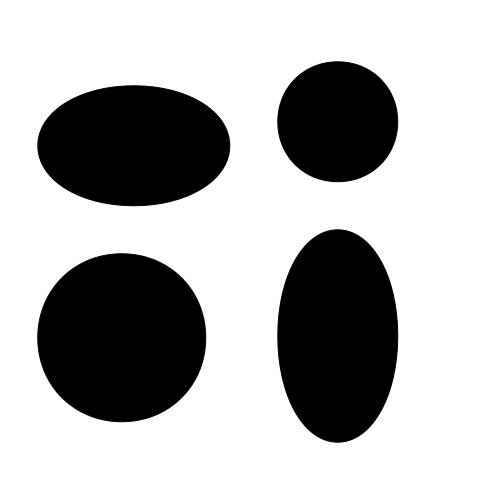
#> input picture lb6/lb-1.png, 480 x 480 px
$ python ellipse.py lb-1.png   (Python 2 division)   (older library calls are emulated)
#> lines starting #> are read from the running program, lines starting #| are printed output that depends on the picture; after the words box and inside, x2 and y2 are one past the last pixel; in counts of white or black regions, pixels touching at a corner belong together; long printed decimals are rounded
#!/usr/bin/python
from PIL import Image, ImageDraw, ImageFont
import sys, time, random, math


def gradient(image, mask_type='prewitt'):
    indice_mascara = {
        "sobelx":[[-1.0, 0.0, 1.0], [-2.0, 0.0, 2.0], [-1.0, 0.0, 1.0]],
        "sobely":[[1.0, 2.0, 1.0], [0.0, 0.0, 0.0], [-1.0, -2.0, -1.0]],
        "prewittx":[[-1.0, 0.0, 1.0], [-1.0, 0.0, 1.0], [-1.0, 0.0, 1.0]],
        "prewitty":[[1.0, 1.0, 1.0], [0.0, 0.0, 0.0], [-1.0, -1.0, -1.0]]
        }

    pic_copy = (image.copy()).load()
    pic = image.load()
    gradient_values = dict()
    kernelx = indice_mascara[mask_type+'x']
    kernely = indice_mascara[mask_type+'y']
    max_value = 0
    for i in range(image.size[0]):
        for j in range(image.size[1]):

            gx, gy = (0.0, 0.0)
            kernel_len = len(kernelx[0])
            kernel_pos = 0
            for h in range(i-1, i+2):
                for l in range(j-1, j+2):
                    if h >= 0 and l >= 0 and h < image.size[0] and l < image.size[1]:
                        pixel = pic_copy[h, l]
                        suma = 0
                        for s in pixel:
                            suma += s
                        pixel  = suma / len(pixel)

                        gx += pixel*kernelx[int(kernel_pos/3)][kernel_pos%3]
                        gy += pixel*kernely[int(kernel_pos/3)][kernel_pos%3]
                        kernel_pos += 1

            gradiente = int(math.sqrt(math.pow(gx, 2) + math.pow(gy, 2)))
            pic[i, j] = tuple([gradiente]*3)
            if gx != 0.0:
                gradient_values[i, j] = gy / gx
            else:
                gradient_values[i, j] = 1000

            if pic[i, j][0] > max_value:
                max_value = pic[i, j][0]
    return max_value, gradient_values

def normalizar(image, max_value):
    pic = image.load()
    for i in range(image.size[0]):
        for j in range(image.size[1]):
            (R, G, B) = pic[i,j]
            if max_value > 0:
                R = G = B = int( (float(R)/max_value)*255 )
            else:
                R = G = B = 0
            pic[i,j] = (R, G, B)

def filtro_umbral(image, umbral=128):
    puntos_borde = list()
    pic = image.load()
    for i in range(image.size[0]):
        for j in range(image.size[1]):

            if type(pic[i, j]) == type(0):
                if pic[i, j] < umbral:
                    pic[i, j] = 0
                else:
                    pic[i, j] = 255
                continue

            if i < 5 or i > image.size[0]-5 or j < 5 or j > image.size[1]-5:
                pic[i,j] = (0,0,0)
                continue

            colors = list(pic[i,j])
            if colors[0] < umbral:
                colors[0] = 0
            else:
                puntos_borde.append((i, j))
                colors[0] = 255
            colors[1] = colors[2] = colors[0]

            pic[i,j] = tuple(colors)
    return pic, puntos_borde

def cluster_edges(border_points):
    groups = list()

    while len(border_points) > 0:
        visitados = dict()
        actual = list()
        next = [border_points[0]]

        while len(next) > 0:
            cord = next.pop(0)
            visitados[cord] = True
            actual.append(cord)
            border_points.pop(border_points.index(cord))

            for x in range(cord[0]-1, cord[0]+2):
                for y in range(cord[1]-1, cord[1]+2):
                    if (x, y) in border_points and not (x,y) in next:
                        next.append((x,y))
        groups.append(actual)
    return groups

def border_detection(picture, output="output.png", umbral=125):
    max_values, gradient_values = gradient(picture)
    pseudo_promedio = normalizar(picture, max_values)
    pic, puntos_borde = filtro_umbral(picture, umbral=umbral)
    puntos_borde = cluster_edges(puntos_borde)
    return puntos_borde, gradient_values

class DrawLine:

    def __init__(self, image, pressure = 5):
        self.image = image
        self.pic = image.load()
        self.pressure = pressure

    def draw(self, line, inicio = 0, direccion = 1):
        x = inicio
        while x >= 0 and x < self.image.size[0]:
            y = int((line[0]*x) + line[1])
            if y >= 0 and y < self.image.size[1]:
                self.pic[x, y] += self.pressure
            else:
                break
            x += direccion


def calculate_center_line(pixel1, pixel2, gradient1, gradient2, image, draw_line, r = 2):
    tangent1 = [gradient1, pixel1[1]-(gradient1*pixel1[0])] # [m, b] mx+b = y
    tangent2 = [gradient2, pixel2[1]-(gradient2*pixel2[0])]

    # calcular interseccion entre tangentes
    x = float(tangent2[1]-tangent1[1]) / (tangent1[0]-tangent2[0])
    y = tangent1[0]*x+ tangent1[1]
    interseccion = (x, y)

    medio = ( (pixel1[0]+pixel2[0])/2, (pixel1[1]+pixel2[1])/2 )

    if (interseccion[0]-medio[0]) != 0:
        m = (interseccion[1]-medio[1] ) / (interseccion[0]-medio[0])
    else:
        m = 1000

    b = medio[1] - (m*medio[0])
    center_line = [m, b]

    if (interseccion[0]-medio[0]) < 0.0:
        direccion = 1
    else:
        direccion = -1
    draw_line.draw(center_line, inicio = medio[0], direccion = direccion)

def find_centers(image, border_points, gradient_values, output):
    imageEllipse = Image.new('L', image.size, (0))
    draw_line = DrawLine(imageEllipse, pressure = 5)

    for i in range(len(border_points)):
        border_pixels = len(border_points[i])-1
        for j in range(len(border_points[i]) ):
            pixel1 = random.randint(0, border_pixels/2)
            pixel1 = border_points[i][pixel1]
            pixel2 = random.randint(border_pixels/2, border_pixels)
            pixel2 = border_points[i][pixel2]

            if gradient_values[pixel1] != gradient_values[pixel2]:
                calculate_center_line(pixel1, pixel2, gradient_values[pixel1], gradient_values[pixel2], image, draw_line)

    return imageEllipse

def detect_center(image):
    ellipses = list()
    pic = image.load()
    for x in range(image.size[0]):
        for y in range(image.size[1]):
            if pic[x,y] == 255:
                ellipses.append((x,y))

    ellipses = cluster_edges(ellipses)
    centers = list()
    for i in ellipses:
        x, y = (0, 0)
        for j in i:
            x += j[0]
            y += j[1]
        x = int(float(x)/len(i))
        y = int(float(y)/len(i))
        centers.append((x, y))
    return centers

def random_color():
    return (255, random.randint(0,150), random.randint(0, 50))

def nuevo_visitados(size):
    visitados = dict()
    for i in range(size[0]):
        for j in range(size[1]):
            visitados[i,j] = False
    return visitados

def dfs(image, inicio, color):
    visitados = nuevo_visitados(image.size)
    pic = image.load()
    siguientes = list()
    siguientes.append(inicio)
    reference_color = pic[tuple(inicio)]

    while len(siguientes) > 0:
        actual = siguientes.pop(0)

        pic[tuple(actual)] = tuple(color)

        visitados[tuple(actual)] = True

        for h in range(actual[0]-1, actual[0]+2):
            for l in range(actual[1]-1, actual[1]+2):
                if h >= 0 and l >= 0 and h < image.size[0] and l < image.size[1]:
                    if not visitados[h, l]:
                        if reference_color == pic[h,l]:
                            if not [h, l] in siguientes:
                                siguientes.append([h, l])

def ellipse_detection(image_name, output="output.png", size=(128, 128)):
    image = Image.open(image_name)
    original_image = image.copy()

    image.thumbnail(size, Image.ANTIALIAS)

    border_points, gradient_values = border_detection(image, output="output.png", umbral=60)
    imageEllipse = find_centers(image, border_points, gradient_values, output)
    imageEllipse.save('grayscale_'+output)
    filtro_umbral(imageEllipse, umbral = 200)
    centers = detect_center(imageEllipse)

    pic = image.load()
    dimensiones = list()
    for c in centers:

        actual = list(c[:])
        horizontal = 0
        while pic[tuple(actual)] != (255, 255, 255):
            actual[0] += 1
            horizontal += 1
            if horizontal > size[0]:
                break

        actual = list(c[:])
        vertical = 0
        while  pic[tuple(actual)] != (255, 255, 255):
            actual[1] += 1
            vertical += 1
            if vertical > size[1]:
                break


        dimensiones.append((horizontal, vertical))

    razon = list(image.size)
    image = original_image
    razon[0] = float(image.size[0]) / razon[0]
    razon[1] = float(image.size[1]) / razon[1]
    draw = ImageDraw.Draw(image)
    font = ImageFont.truetype("/usr/share/fonts/truetype/freefont/FreeSansBold.ttf", 18)
    r = 3
    print 'Porcentaje del area de las figuras respecto a la imagen:'
    for i in range(len(centers)):
        if math.fabs(dimensiones[i][0] - dimensiones[i][1]) > 3:
            nombre = 'E'+str(i+1)
            print 'Ellipse encontrado:', nombre+':'
            area = float(dimensiones[i][0]*razon[0]*dimensiones[i][1]*razon[1])*math.pi
            print '    Porcentaje del area:', (area*100)/(image.size[0]*image.size[1])
        else:
            nombre = 'C'+str(i+1)
            print 'Circulo encontrado:', nombre+':'
            area = float((dimensiones[i][0]*razon[0])**2)*math.pi
            print '    Porcentaje del area:', (area*100)/(image.size[0]*image.size[1]), '\n'

        x = int(centers[i][0]*razon[0])
        y = int(centers[i][1]*razon[1])
        draw.text((x, y+(r*2)), nombre, fill=(0, 255, 0), font=font)
        dfs(image, (x,y), random_color())
        draw.ellipse((x-r, y-r, x+r, y+r), fill=(0, 0, 255))

    image.save(output)


def main():
    before = time.time()
    ellipse_detection(sys.argv[1])
#> in ellipse_detection, image is the input picture: PIL image 480x480 RGB; min 0, max 255, mean 174.1
#> in ellipse_detection, `image.thumbnail(size, Image.ANTIALIAS)`:
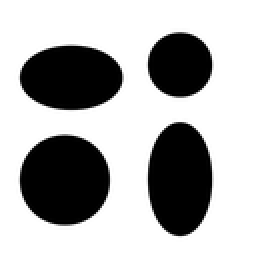
#> image: PIL image 128x128 RGB (shown 2 times larger); min 0, max 255, mean 174.1
#> after the loop in gradient, `for i in range(image.size[0]):`: gradient_values = 16384 items; max_value = 255
#> in border_detection, `max_values, gradient_values = gradient(picture)`: gradient_values = 16384 items
#> in border_detection, `max_values, gradient_values = gradient(picture)`:
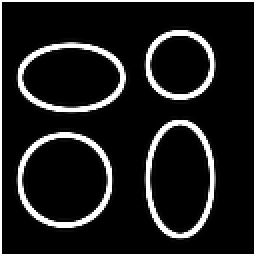
#> picture: PIL image 128x128 RGB (shown 2 times larger); min 0, max 255, mean 32
#> after the loop in filtro_umbral, `for i in range(image.size[0]):`: puntos_borde = 1673 pairs, first value 8 to 107, second value 15 to 118
#> in border_detection, `pic, puntos_borde = filtro_umbral(picture, umbral=umbral)`:
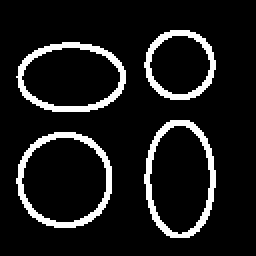
#> picture: PIL image 128x128 RGB (shown 2 times larger); 10.2% white; 4 white regions, box (x1, y1, x2, y2) and area: (8, 66, 56, 114) 458, (72, 60, 108, 119) 457, (8, 21, 63, 56) 429, (72, 15, 108, 50) 329
#> the loop in cluster_edges, `while len(border_points) > 0:` made 4 passes
#> after the loop in cluster_edges, `while len(border_points) > 0:`: border_points = []; groups = 4 items
#> in ellipse_detection, `border_points, gradient_values = border_detection(image, output="outpu..`: gradient_values = 16384 items
#> in find_centers, `imageEllipse = Image.new('L', image.size, (0))`: imageEllipse: PIL image 128x128 L; every value is 0
#> the loop in find_centers, `for i in range(len(border_points)):` made 4 passes
#> border_pixels on pass 1: 428
#> in ellipse_detection, `imageEllipse = find_centers(image, border_points, gradient_values, out..`:
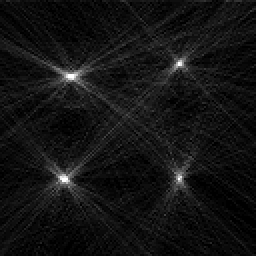
#> imageEllipse: PIL image 128x128 L (shown 2 times larger); min 0, max 255, mean 19.1
#> in ellipse_detection, `filtro_umbral(imageEllipse, umbral = 200)`:
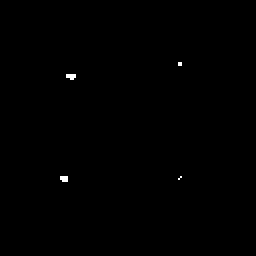
#> imageEllipse: PIL image 128x128 L (shown 2 times larger); 0.18% white in thin lines or dots, all inside (x1, y1, x2, y2) = (30, 31, 91, 91)
#> the loop in detect_center, `for i in ellipses:` made 4 passes
#> i on passes 3 to 4: [(89, 31), (89, 32), (90, 31), (90, 32)], [(89, 89), (90, 88)]
#> the loop in ellipse_detection, `for c in centers: ` made 4 passes
#> c on passes 1 to 4: (31, 88), (35, 37), (89, 31), (89, 88)
#> the loop in ellipse_detection, `for i in range(len(centers)):` made 4 passes
#| Circulo encontrado: C1:
#|     Porcentaje del area: 9.281
#| Ellipse encontrado: E2:
#|     Porcentaje del area: 7.670
#| Circulo encontrado: C3:
#|     Porcentaje del area: 4.909
#| Ellipse encontrado: E4:
#|     Porcentaje del area: 8.897
#> after the loop in ellipse_detection, `for i in range(len(centers)):`:
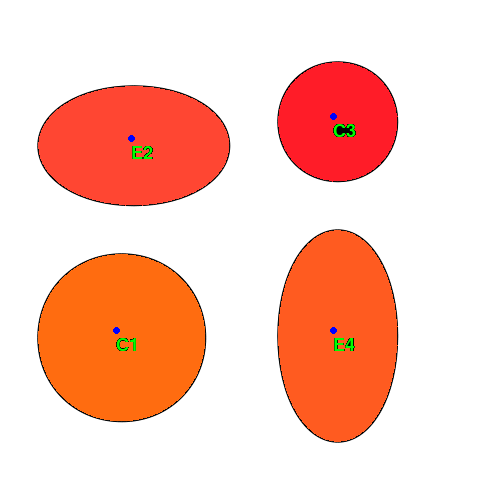
#> image: PIL image 480x480 RGB; mean R, G, B 251.7, 199.4, 184.3
    print "Tiempo de corrida:", (time.time() - before)

main()

$ run again, on lb6/lb-3.png
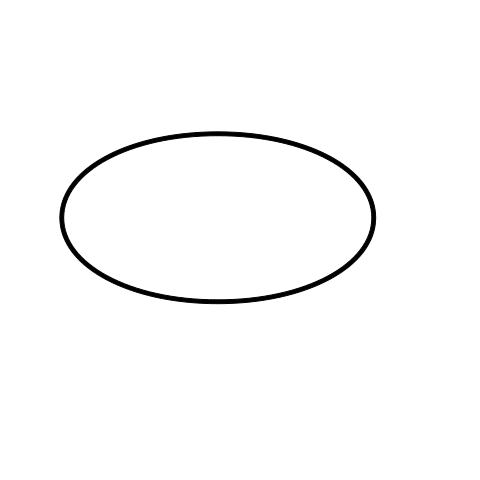
#> input picture lb6/lb-3.png, 480 x 480 px
#> in ellipse_detection, image is the input picture: PIL image 480x480 RGB; min 0, max 255, mean 250.9
#> after the loop in gradient, `for i in range(image.size[0]):`: gradient_values = 16384 items; max_value = 255
#> in border_detection, `max_values, gradient_values = gradient(picture)`: gradient_values = 16384 items
#> after the loop in filtro_umbral, `for i in range(image.size[0]):`: puntos_borde = 907 pairs, first value 14 to 101, second value 34 to 82
#> in border_detection, `pic, puntos_borde = filtro_umbral(picture, umbral=umbral)`:
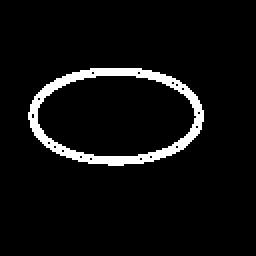
#> picture: PIL image 128x128 RGB (shown 2 times larger); 5.5% white; 1 white region, box (x1, y1, x2, y2) and area: (14, 34, 102, 83) 907
#> the loop in cluster_edges, `while len(border_points) > 0:` made 1 pass
#> after the loop in cluster_edges, `while len(border_points) > 0:`: border_points = []; groups = 1 item
#> in ellipse_detection, `border_points, gradient_values = border_detection(image, output="outpu..`: gradient_values = 16384 items
#> the loop in find_centers, `for i in range(len(border_points)):` made 1 pass
#> border_pixels on pass 1: 906
#> the loop in detect_center, `for i in ellipses:` made 1 pass
#> the loop in ellipse_detection, `for c in centers: ` made 1 pass
#> c on pass 1: (57, 57)
#> the loop in ellipse_detection, `for i in range(len(centers)):` made 1 pass
#| Ellipse encontrado: E1:
#|     Porcentaje del area: 16.107
#> after the loop in ellipse_detection, `for i in range(len(centers)):`:
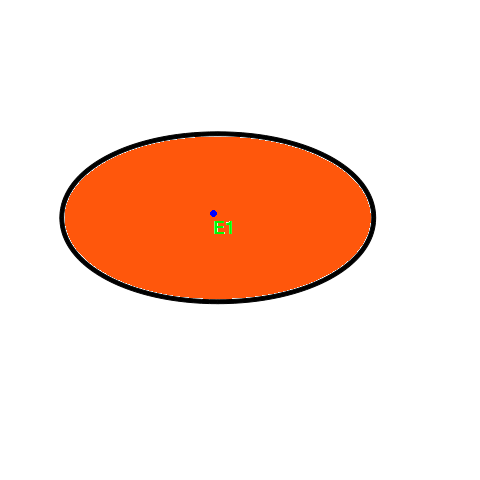
#> image: PIL image 480x480 RGB; mean R, G, B 250.7, 222.4, 209.6
